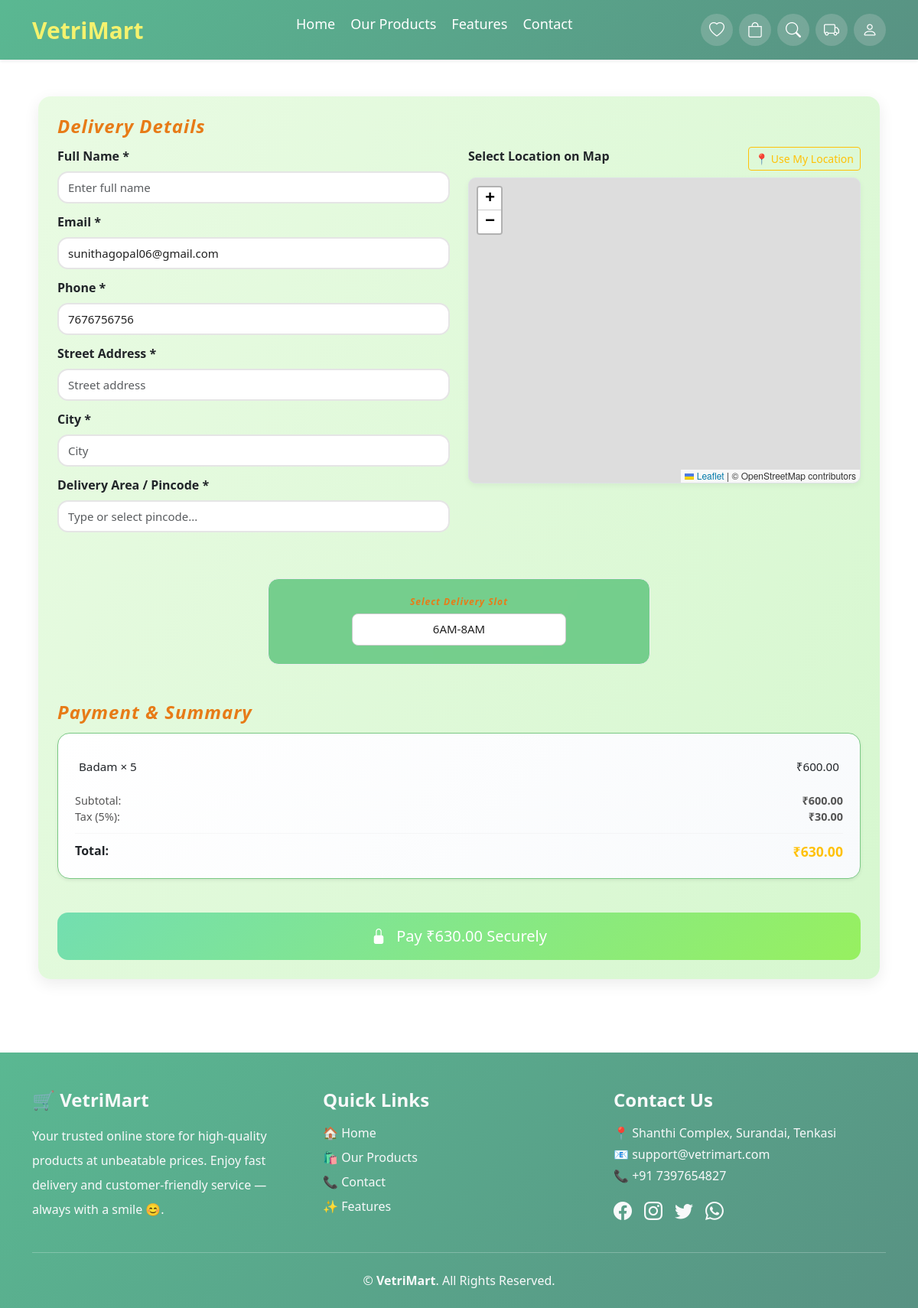
Page /payment/ (signed in) on the committed database.
### core/models.py (models this page shows, shortened)
class CustomUser(AbstractUser):
    ROLE_CHOICES = [
        ('customer', 'Customer'),
        ('vendor', 'Vendor'),
        ('admin', 'Admin'),
    ]
    username = models.CharField(max_length=150, null=True, blank=True)
    email = models.EmailField(unique=True)
    phone = models.CharField(max_length=10, unique=True, null=True, blank=True)
    role = models.CharField(max_length=20, choices=ROLE_CHOICES, default='customer')
    USERNAME_FIELD = "email"
    REQUIRED_FIELDS = []
    objects = CustomUserManager()

class CartItem(models.Model):
    user = models.ForeignKey(settings.AUTH_USER_MODEL, related_name='cart_items', on_delete=models.CASCADE)
    product = models.ForeignKey(Product, on_delete=models.CASCADE)
    weight = models.CharField(max_length=50)
    quantity = models.PositiveIntegerField(default=1)

class Product(models.Model):
    UNIT_CHOICES = [
        ("kg", "Kilogram"),
        ("g", "Gram"),
        ("litre", "Litre"),
        ("ml", "Millilitre"),
        ("piece", "Piece"),
        ("pack", "Pack"),
        ("dozen", "Dozen"),
    ]
    category = models.ForeignKey(Category, related_name='products', on_delete=models.CASCADE)
    vendor = models.ForeignKey(
        settings.AUTH_USER_MODEL, on_delete=models.CASCADE,
        null=True, blank=True, related_name='vendor_products'
    )
    title = models.CharField(max_length=200)
    description = models.TextField(blank=True, null=True)
    base_price = models.DecimalField(max_digits=8, decimal_places=2)
    image = models.ImageField(upload_to='products/')
    unit = models.CharField(max_length=20, choices=UNIT_CHOICES, default="kg")
    weight_options = models.CharField(max_length=200, default="500G,1KG,2KG")
    wishlist_users = models.ManyToManyField(
        settings.AUTH_USER_MODEL, related_name='wishlist', blank=True
    )
    is_offer = models.BooleanField(default=False)
    discount_percent = models.PositiveIntegerField(default=0)
    offer_start = models.DateTimeField(null=True, blank=True)
    offer_end = models.DateTimeField(null=True, blank=True)
    @property
    def is_offer_active(self):
        if not self.is_offer:
            return False
        now = timezone.now()
        if self.offer_start and self.offer_end:
            return self.offer_start <= now <= self.offer_end
        return True
    def convert_weight_value(self, weight_str):
        if not weight_str:
            return Decimal("1")
        w = weight_str.upper().strip().replace(" ", "")
        w = (w.replace("GRAMS", "G").replace("GRAM", "G").replace("GMS", "G")
               .replace("LITRE", "L").replace("LTR", "L").replace("LITER", "L")
               .replace("MILLILITRE", "ML").replace("MILLILITER", "ML"))
        if self.unit == "kg":
            if w.endswith("KG"):
                return Decimal(w.replace("KG", ""))
            if w.endswith("G"):
                return Decimal(w.replace("G", "")) / Decimal("1000")

### core/views.py (the view, shortened to what this page needs)
# urls.py: path('payment/', views.payment_page, name='payment_page'),
@csrf_exempt
def payment_page(request):
    user = request.user
    buy_now_item = request.session.get("buy_now_item")
    if buy_now_item:
        product = Product.objects.get(id=buy_now_item["product_id"])
        quantity = buy_now_item["quantity"]
        weight = buy_now_item.get("weight", product.unit)
        class TempItem: pass
        tmp = TempItem()
        tmp.product = product
        tmp.quantity = quantity
        tmp.weight = weight
        tmp.final_price = calculate_final_price(product, weight, quantity)
        cart_items = [tmp]
    else:
        cart_items = CartItem.objects.filter(user=user)
        if not cart_items.exists():
            messages.error(request, "Your cart is empty.")
            return redirect("cart")
        for item in cart_items:
            item.final_price = calculate_final_price(
                item.product, item.weight, item.quantity
            )
    subtotal = sum(item.final_price for item in cart_items)
    tax = (subtotal * Decimal("0.05")).quantize(Decimal("0.01"))
    total = (subtotal + tax).quantize(Decimal("0.01"))
    zones = DeliveryZone.objects.filter(is_active=True)
    form = OrderForm(initial={
        "full_name": user.get_full_name() or "",
        "email": user.email,
        "phone": getattr(user, "phone", ""),
    })
    return render(request, "core/payment.html", {
        "form": form,
        "zones": zones,
        "cart_items": cart_items,
        "subtotal": subtotal,
        "tax": tax,
        "total": total,
    })

### core/views.py (called while the page is built)
def calculate_final_price(product, weight, quantity):
    weight_value = Decimal(str(product.convert_weight_value(weight)))
    unit_price = Decimal(str(
        product.discounted_price if product.is_offer_active else product.base_price
    ))
    qty = Decimal(str(quantity))
    return (unit_price * weight_value * qty).quantize(Decimal("0.01"))

### core/templates/core/payment.html (shortened to what this page needs)
{% extends 'core/base.html' %}
{% load static %}
{% block extra_css %}
<link rel="stylesheet" href="{% static 'css/payment.css' %}" />
<link rel="stylesheet" href="https://unpkg.com/leaflet@1.9.4/dist/leaflet.css" />
{% endblock %}
{% block content %}
<div class="checkout-container my-5">
<h5 class="fw-bold mb-3 fs-4">Delivery Details</h5>
  <form method="POST" id="paymentForm" novalidate>
    <div class="row g-4 mb-5">
      <div class="col-md-6">
        <div class="mb-3">
  <label class="form-label fw-semibold">Full Name *</label>
  <input
      type="text"
      name="full_name"
      id="id_full_name"
      class="form-control"
      placeholder="Enter full name"
      required
  >
</div>
        <div class="mb-3">
          <label class="form-label fw-semibold">Email *</label>
          {{ form.email }}
        </div>
        <div class="mb-3">
          <label class="form-label fw-semibold">Phone *</label>
          {{ form.phone }}
        </div>
        <div class="mb-3">
          <label class="form-label fw-semibold">Street Address *</label>
          {{ form.street_address }}
        </div>
        <div class="mb-3">
          <label class="form-label fw-semibold">City *</label>
          {{ form.city }}
        </div>
        <div class="mb-3">
          <label class="form-label fw-semibold">Delivery Area / Pincode *</label>
          <div class="custom-weight-dropdown position-relative">
  <input type="text"
         id="deliveryZoneInput"
         class="form-control"
         placeholder="Type or select pincode..."
         autocomplete="off">
</div>
        </div>
      </div>
      <div class="col-md-6">
        <div class="d-flex justify-content-between align-items-center mb-2">
          <label class="form-label fw-semibold">Select Location on Map</label>
          <button type="button" id="detectLocationBtn" class="btn btn-outline-warning btn-sm">
            📍 Use My Location
          </button>
        </div>
        <div id="map" class="map-container"></div>
      </div>
    </div>
    <div class="delivery-slot-box text-center p-3 mb-5">
      <h5 class="fw-semibold mb-2">Select Delivery Slot</h5>
      <div class="custom-weight-dropdown slot-dropdown mx-auto" style="max-width: 280px;">
        <div class="selected-weight" id="selectedDeliverySlotDisplay">
          6AM-8AM
        </div>
      </div>
    </div>
<h5 class="fw-bold mb-3 fs-4">Payment & Summary</h5>
<div class="summary-card p-3 rounded-3 shadow-sm bg-light mb-4">
  <ul class="list-group border-0 mb-3">
    {% for item in cart_items %}
    <li class="list-group-item border-0 bg-transparent d-flex justify-content-between">
      {{ item.product.title }} × {{ item.quantity }}
      <span>₹{{ item.final_price|floatformat:2 }}</span>
    </li>
    {% endfor %}
  </ul>
  <div class="d-flex justify-content-between small">
    <span>Subtotal:</span>
    <strong>₹{{ subtotal|floatformat:2 }}</strong>
  </div>
  <div class="d-flex justify-content-between small">
    <span>Tax (5%):</span>
    <strong>₹{{ tax|floatformat:2 }}</strong>
  </div>
  <hr>
  <div class="d-flex justify-content-between fw-bold">
    <span>Total:</span>
    <span class="text-warning">₹{{ total|floatformat:2 }}</span>
  </div>
</div>
    <button type="button" id="rzp-button1" class="btn btn-primary w-100 py-3 fs-5 rounded-3">
      <i class="bi bi-lock-fill me-2"></i> Pay ₹{{ total }} Securely
    </button>
  </form>
</div>
{% endblock %}

### core/static/css/payment.css (style rules this page uses)
.checkout-container { max-width: 1100px; margin: 0 auto; padding: 25px; background: linear-gradient(120deg, #e9fbe3, #d6f7cf); backdrop-filter: blur(10px); border-radius: 16px; box-shadow: 0 6px 20px rgba(0,0,0,0.08); }
.checkout-container input, .checkout-container .selected-weight { height: 42px !important; padding: 8px 12px !important; font-size: 15px !important; border-radius: 8px; }
.checkout-container .mb-3 { margin-bottom: 12px !important; }
.delivery-slot-box { background: #5ac47acc !important; backdrop-filter: blur(5px); border-radius: 14px; margin-top: 10px; }
.summary-card { background: #f8f9fa; border-radius: 12px; }
#rzp-button1 { margin-top: 20px; font-size: 18px; border-radius: 10px; }
h5 { font-size: 12px; font-weight: 700; font-style: italic; color: #e77b17!important; animation: bounceIn 1s ease-out, pulse 3s infinite ease-in-out; display: inline-block; letter-spacing: 1px; }
.map-container { width: 100%; height: 400px; border-radius: 10px; border: 1px solid #dee2e6; box-shadow: 0 3px 8px rgba(0, 0, 0, 0.05); overflow: hidden; }
.delivery-slot-box { background: #f8fbff; border: 1px solid #dee2e6; max-width: 500px; margin: 0 auto; }
.summary-card { background: linear-gradient(135deg, #ffffff, #f8fafc); border: 1px solid #7ac984; border-radius: 16px !important; padding: 22px !important; transition: all 0.2s ease; }
.summary-card .list-group-item { font-size: 0.95rem; padding: 10px 5px; border-bottom: 1px dashed #e0e0e0 !important; }
.summary-card .list-group-item:last-child { border-bottom: none !important; }
.summary-card .small span, .summary-card .small strong { font-size: 0.9rem; color: #555; }
.summary-card hr { margin: 10px 0; border-top: 1px solid #ddd; }
.summary-card .fw-bold span:last-child { font-size: 1.1rem; color: #e0bd3f; font-weight: 600; }
#rzp-button1 { background: linear-gradient(135deg, #73deb0, #97f060); border: none; border-radius: 14px !important; transition: 0.25s ease-in-out; }
input, textarea, select, .form-control, .form-select { background: #ffffff !important; border: 2px solid #e5e5e5 !important; padding: 12px 14px !important; border-radius: 14px !important; font-size: 15px !important; color: #222 !important; outline: none !important; box-shadow: none !important; }
.custom-weight-dropdown { position: relative; width: 100%; cursor: pointer; }
.selected-weight { background: #ffffff; border: 2px solid #e5e5e5; padding: 12px 16px; border-radius: 14px; font-size: 15px; color: #222; font-weight: 500; user-select: none; }
.delivery-slot-box { background: white; border: 1px solid #eee; border-radius: 14px; }
.custom-weight-dropdown { position: relative; }
.selected-weight { padding: 10px 12px; border: 1px solid #ccc; border-radius: 10px; cursor: pointer; background: #fff; }

### rows in the picture
CustomUser: email "sunithagopal06@gmail.com", phone "7676756756"
CartItem: product "Badam", quantity "5", final_price "600.00"

### other values in the picture
{{ subtotal|floatformat:2 }} "600.00"
{{ tax|floatformat:2 }} "30.00"
{{ total|floatformat:2 }} "630.00"
{{ total }} "630.00"
